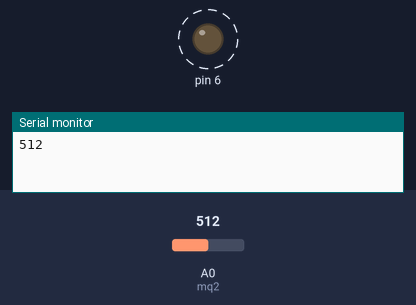
Recording of a sketch running on a simulated Arduino Uno, built with avr-gcc and run on an emulated ATmega328P. Parts: output pins drawn as LEDs (lit = HIGH), the last lines printed to the serial monitor. Dashed ring = blinking. Inputs (shaded band) come from the test bench; at power-on: A0 (mq2) = 512.

Above: at 5.2 s.
5.3 s: A0 (mq2) set to 220
8.8 s: A0 (mq2) set to 199
At 9.7 s:
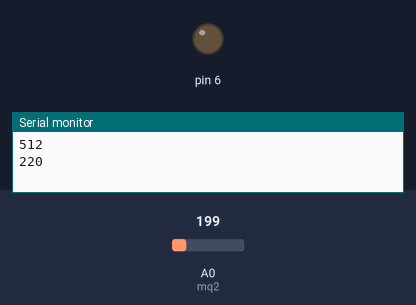
12.0 s: A0 (mq2) set to 260
At 13.3 s:
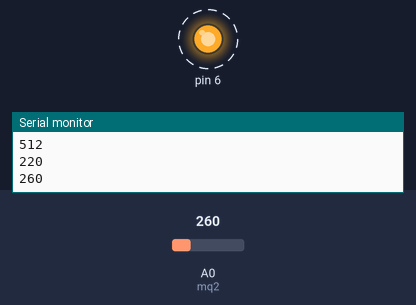
18.8 s: A0 (mq2) set to 200
At 19.6 s:
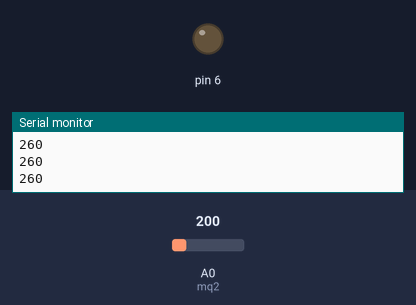
Timing chart, 0 to 21.8 s (numbered marks = the images above; inputs shaded):
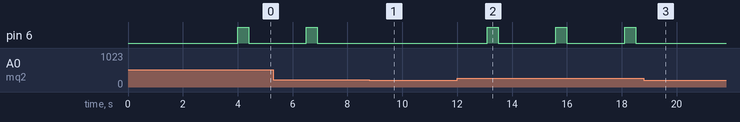

Measured:
- the behaviour switches between 210 and 209 on A0 (mq2) (found by bisection; images 0 and 1)
- after the input at 8.8 s, pin 6: stays LOW (without the input it goes to HIGH after 0.30 s)
- after the input at 12.0 s, pin 6: alternates HIGH for 0.40 s and LOW for 2.1 s, starting after 1.1 s
- after the input at 18.8 s, pin 6: stays LOW (without the input it goes to HIGH after 1.8 s)

The sketch:

smoke_sensor.ino
```cpp
# define mq2 (0)
int a=6;
void setup() {
  // initialize serial communication at 9600 bits per second:
  delay(4000);
  Serial.begin(9600);
}

// the loop routine runs over and over again forever:
void loop() {
  // read the input on analog pin 0:
  int sensorValue = analogRead(mq2);
  pinMode(6,OUTPUT);
  if(sensorValue>=210&&sensorValue<250)
  {
    Serial.println(sensorValue);
    digitalWrite(6,HIGH);
    delay(400);
    digitalWrite(6,LOW);
    delay(200);
  }
  else if(sensorValue>=250)
  {

    Serial.println(sensorValue);
    digitalWrite(6,HIGH);
    delay(400);
    digitalWrite(6,LOW);
    delay(100);
  }
  // print out the value you read:
  delay(2000);        // delay in between reads for stability
}
```
